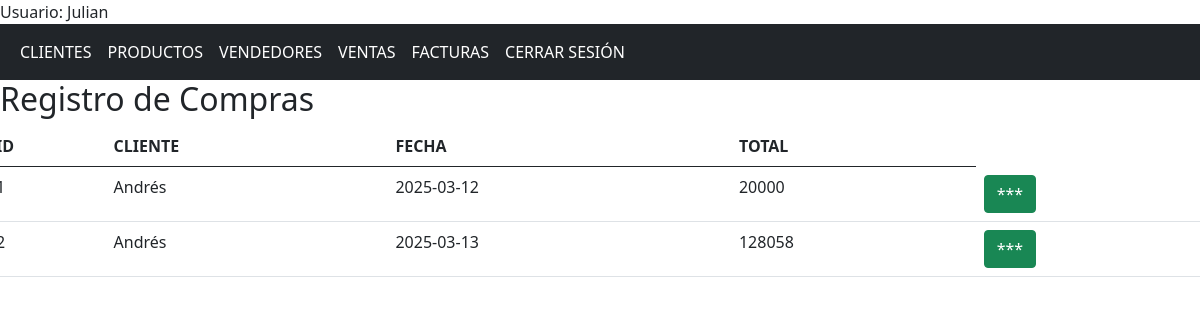
Page /compras (signed in) on the earlier database version.
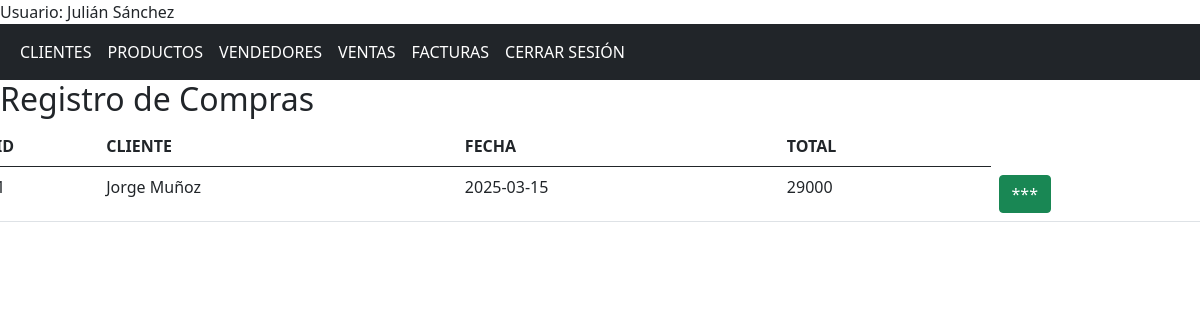
Same page on the later database version.
### app/models/models.py (models this page shows, shortened)
class Usuario(db.Model, UserMixin):
    id = db.Column(db.Integer, primary_key = True)
    nombre = db.Column(db.String(150), nullable = False)
    correo = db.Column(db.String(150), nullable = False, unique = True)
    contrasena = db.Column(db.String(150), nullable = False)

class Compra(db.Model):
    id = db.Column(db.Integer, primary_key = True)
    fecha_venta = db.Column(db.Date, nullable=False, default=func.current_date())
    total = db.Column(db.Integer, nullable = False)
    id_cliente = db.Column(db.Integer, db.ForeignKey('cliente.id'), nullable = False)
    productos = db.relationship('CompraProducto', backref='compra', cascade="all, delete")
    factura = db.relationship('Factura', backref='compra', uselist=False, cascade="all, delete")

class Cliente(db.Model):
    id = db.Column(db.Integer, primary_key = True)
    nombre = db.Column(db.String(150), nullable = False)
    direccion = db.Column(db.String(150), nullable = False)
    telefono = db.Column(db.String(15), nullable = False)
    correo = db.Column(db.String(150), nullable = False, unique = True)
    tipo_cliente = db.Column(db.String(20), nullable = False)
    estado = db.Column(db.String(25), nullable = False)
    compras = db.relationship('Compra', backref = 'cliente', cascade="all, delete")
    facturas = db.relationship('Factura', backref ='cliente', cascade="all, delete")

### app/controllers/nav.py (the view)
@nav.route('/compras')
@login_required
def compras():
    clientes = Cliente.query.all()
    productos = Producto.query.all()
    compras = Compra.query.all()
    return render_template('compras.html', clientes = clientes, productos = productos, compras = compras)

### app/templates/compras.html (shortened to what this page needs)
{% extends "base.html" %}
{% block contenido%}
<h2>Registro de Compras</h2>
<div class="row">
    <table class="table table-hover col">
        <thead>
            <th>ID</th>
            <th>CLIENTE</th>
            <th>FECHA</th>
            <th>TOTAL</th>
        </thead>
        <tbody id="tabla_compras">
            {% for compra in compras %}
            <tr>
                <td>{{ compra.id }}</td>
                <td>{{ compra.cliente.nombre }}</td>
                <td>{{ compra.fecha_venta }}</td>
                <td>{{ compra.total }}</td>
                <td><button type="button" class="btn btn-success botonInfo" valor="{{ compra.id }}">***</button></td>
            </tr>
            {% endfor%}
        </tbody>
    </table>
</div>
{% endblock%}

### app/templates/base.html (shortened to what this page needs)
<!DOCTYPE html>
<html lang="en">
<head>
    <link href="https://cdn.jsdelivr.net/npm/bootstrap@5.0.2/dist/css/bootstrap.min.css" rel="stylesheet">
    <link rel="stylesheet" href="{{ url_for('static', filename='css/styles.css') }}">
</head>
<body>
    {% if current_user.is_authenticated %}
    <div>Usuario: {{ current_user.nombre }}</div>
    {% endif %}
    <nav class="navbar navbar-expand-sm bg-dark navbar-dark">
        <div class="container-fluid">
            <ul class="navbar-nav">
                {% if current_user.is_authenticated %}
                <li class="nav-item">
                    <a class="nav-link active" href="{{url_for('nav.clientes')}}"> CLIENTES</a>
                </li>
                <li class="nav-item">
                    <a class="nav-link active" href="{{url_for('nav.productos')}}">PRODUCTOS</a>
                </li>
                <li class="nav-item">
                    <a class="nav-link active" href="{{url_for('nav.vendedores')}}">VENDEDORES</a>
                </li>
                <li class="nav-item">
                    <a class="nav-link active" href="{{url_for('nav.compras')}}">VENTAS</a>
                </li>
                <li class="nav-item">
                    <a class="nav-link active" href="{{url_for('nav.facturas')}}">FACTURAS</a>
                </li>
                <li class="nav-item">
                    <a class="nav-link active" href="{{url_for('aut.logout')}}">CERRAR SESIÓN</a>
                </li>
                {% endif %}
            </ul>
        </div>
    </nav>
    {%block contenido%}{%endblock%}
</body>
</html>

Differences in the rows shown:
removed Compra: cliente.nombre "Andrés", fecha_venta "2025-03-13", total "128058"
changed Usuario: nombre "Julian" → "Julián Sánchez"
changed Compra: cliente.nombre "Andrés" → "Jorge Muñoz"; fecha_venta "2025-03-12" → "2025-03-15"; total "20000" → "29000"
